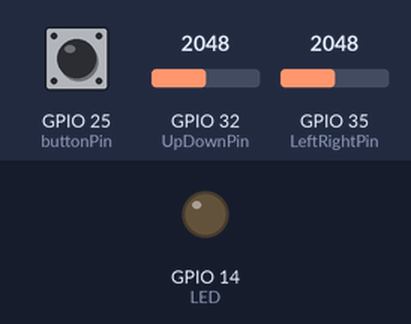
This sketch was run on a simulated ESP32. On the bench: output pins drawn as LEDs (lit = HIGH). The inputs (shaded band) are chosen by the test bench; at power-on: GPIO 25 (buttonPin) LOW, GPIO 32 (UpDownPin) = 2048, GPIO 35 (LeftRightPin) = 2048. WiFi joins after 1.5 s; servers stay silent unless stated; random numbers use the default seed unless the sketch sets one; no MQTT or app messages arrive unless stated; what the sketch prints to the serial monitor is not drawn.

Above: at 2.7 s.
2.8 s: GPIO 25 (buttonPin) pulled HIGH for 0.15 s
At 3.6 s:
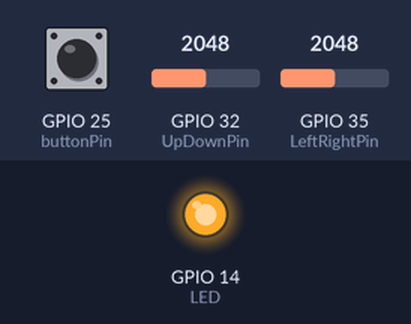
4.4 s: GPIO 32 (UpDownPin) set to 2221
5.9 s: GPIO 32 (UpDownPin) set to 2307
8.3 s: GPIO 25 (buttonPin) pulled HIGH for 1 s
At 8.9 s:
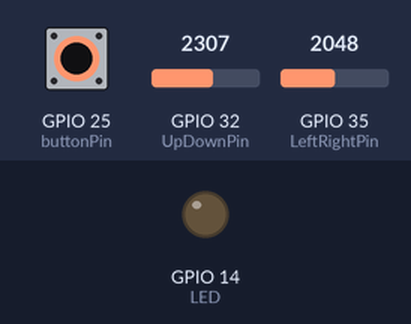
10.8 s: GPIO 25 (buttonPin) pulled HIGH for 3.2 s
At 12.1 s:
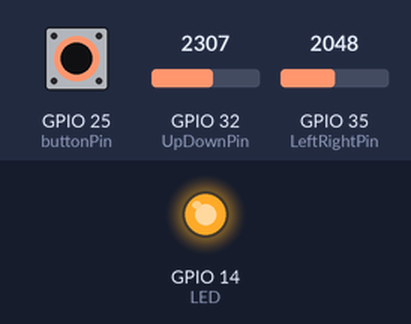
Timing chart, 0 to 13.8 s (numbered marks = the images above; inputs shaded):
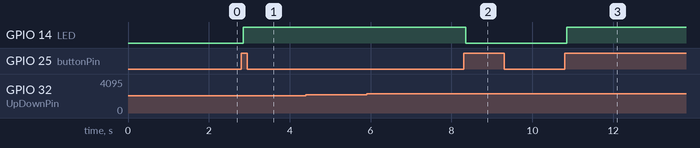

The sketch:

kontroller.ino
```cpp
#include <Wire.h>
#include <WiFi.h>
#include <HTTPClient.h>
#include <UrlEncode.h>
#include <PubSubClient.h>
#include <Adafruit_GPS.h>
#include <HardwareSerial.h>
#include "Prosjekt.h"

/// VARIABLES FOR WIFI-CONNECTION ///

const char* ssid = "Garfield party";
const char* password = "Lasagnalover6969";

/// VARIABLES FOR MQTT COMMUNICATION ///
const char* mqtt_server = "192.168.0.144"; //IP-address of Raspberry Pi

WiFiClient espClient;
PubSubClient client = PubSubClient(espClient);
char msg[50];
int value = 0;

/// VARIABLES FOR DELAY WITH MILLIS ///

uint32_t timer = millis();
const int interval = 500;

/// VARIABLES FOR JOYSTICK ///

const int LeftRightPin = 35; // L/R readings are read on pin 3
const int UpDownPin = 32; // U/D readings are read on pin 4
int MidPointBuffer = 200; // buffer for defining the midpoint on the joystick
int LeftRightMidPoint = 0;
int UpDownMidPoint = 0;
String direction;

/// VARIABLES FOR PUSHBUTTON ///

const int buttonPin = 25;
int buttonState;
int lastButtonState = 0;
unsigned long lastDebounceTime = 0;
unsigned long debounceDelay = 50;
int mode = 0; //changes which mode the controller is in. 1 = joystick, 0 = none
const int LED = 14;

void setup() {
  Serial.begin(115200);
  LeftRightMidPoint = analogRead(LeftRightPin);
  UpDownMidPoint = analogRead(UpDownPin);
  connectWiFi(ssid, password);
  client.setServer(mqtt_server, 1883);
  pinMode(buttonPin, INPUT);
  pinMode(LED, OUTPUT);
}

void loop() {
 int reading = digitalRead(buttonPin);

  if (reading != lastButtonState) {
    lastDebounceTime = millis();
  }

  if ((millis() - lastDebounceTime) > debounceDelay) {
    if (reading != buttonState) {
      buttonState = reading;
      if (buttonState == 1) {
        mode = !mode;
        Serial.println(mode);
      }
    }
  }

  lastButtonState = reading;

  if (mode == 1){
    digitalWrite(LED, HIGH);
    joyStickMode();
  }
  else {
    digitalWrite(LED, LOW);
  }

  if (!client.connected()) {
    reconnectMQTT(client);
  }
  client.loop();
}

void joyStickMode() {
  if (millis() - timer > interval) {
    timer = millis();
  int LeftRight = analogRead(LeftRightPin);
  int UpDown = analogRead(UpDownPin);
  if (UpDown < UpDownMidPoint - MidPointBuffer){
    direction = "backwards";
  }
  else if (UpDown > UpDownMidPoint + MidPointBuffer){
    direction = "forwards";
  }
  else if (LeftRight < LeftRightMidPoint - MidPointBuffer){
    direction = "left";
  }
  else if (LeftRight > LeftRightMidPoint + MidPointBuffer){
    direction = "right";
  }
  else {
    direction = "";
  }
  char directionString[10];
  direction.toCharArray(directionString, 10);
  client.publish("esp32/output", directionString); //converts the direction to a char array and publishes it to "esp32/output"
  Serial.println(direction);
  }
}
```

Prosjekt.cpp
```cpp
#include "Prosjekt.h"
#include <Wire.h>
#include <WiFi.h>
#include <HTTPClient.h>
#include <UrlEncode.h>
#include <PubSubClient.h>
#include <Adafruit_GPS.h>
#include <HardwareSerial.h>

/*
* Connects to WPA2 secured WiFi network
* Note: Blocks until WiFi has successfully connected
* @param const char* ssid: SSID of network to connect to
* @param const char* password: Password of network to connect to
*/
void connectWiFi(const char* ssid, const char* password) { // connect and wait for wifi
  WiFi.begin(ssid, password);
  Serial.println("Connecting");
  while(WiFi.status() != WL_CONNECTED) {
    delay(500);
    Serial.print(".");
  }
  Serial.println("");
  Serial.print("Connected to WiFi network with IP Address: ");
  Serial.println(WiFi.localIP());
}

/*
* Sends WhatsAppMessage via CallMeBot
* @param String& message: the message being sent
* @param String& phoneNumber: phone number of the receiver (with country code)
* @param String apiKey: API key from CallMeBot
*/
void sendWhatsAppMessage(String& message, String& phoneNumber, String& apiKey) {
  // Data to send with HTTP POST
  String url = "https://api.callmebot.com/whatsapp.php?phone=" + phoneNumber + "&apikey=" + apiKey + "&text=" + urlEncode(message);
  HTTPClient http;
  http.begin(url);
  //CallMeBot expects an URL-encoded form
  http.addHeader("Content-Type", "application/x-www-form-urlencoded");
  // Send HTTP POST request
  int httpResponseCode = http.POST(url);
  if (httpResponseCode == 200){
    Serial.print("Message sent successfully");
  }
  else{
    Serial.println("Error sending the message");
    Serial.print("HTTP response code: ");
    Serial.println(httpResponseCode);
  }
}

//void sendWarningMessage(String& message, String& phoneNumber, String& apiKey){
//  sendWhatsAppMessage("Warning! You have reached 80%!", phoneNumber, apiKey);
//}

/*
* A function for reconnecting to MQTT if MQTT connection fails
* Note: Blocks until MQTT has successfully connected
* @param PubSubClient& client: client for PubSubClient class
*/
void reconnectMQTT(PubSubClient& client) {
    while (!client.connected()) {
    Serial.print("Attempting MQTT connection...");
    String clientId = "ESP8266Client-";
    clientId += String(random(0xffff), HEX);
    // Attempt to connect
    if (client.connect(clientId.c_str())) {
      Serial.println("connected");
      // Subscribe
      //client.subscribe("esp32/output");
    } else {
      Serial.print("failed, rc=");
      Serial.print(client.state());
      Serial.println(" try again in 5 seconds");
      // Wait 5 seconds before retrying
      delay(5000);
    }
  }
}

/*
* Transmits the variable kjoremodus to Zumo32u4 via I2C communication using the wire-library.
* Note: This function must have a period of about 500 ms between each time it is called.
* @param byte zumoaddress: Adress of the Zumo32u4
* @param byte kjøremodus: Variable which stores the driving direction
*/
void wireTransmit(byte zumoaddress, byte kjoremodus) {
    Wire.beginTransmission(zumoaddress);
    Wire.write(kjoremodus);
    Wire.endTransmission();
}
```

Prosjekt.h
```cpp
#ifndef Prosjekt_h
#define Prosjekt_h

#include "Arduino.h"
#include <PubSubClient.h>

  void connectWiFi(const char* ssid, const char* password);
  void sendWhatsAppMessage(String& message, String& phoneNumber, String& apiKey);
  void reconnectMQTT(PubSubClient& client);
  void wireTransmit(byte zumoaddress, byte kjoremodus);

#endif
```

Measured:
- after the input at 2.8 s, GPIO 14 (LED): LOW → HIGH after 0.05 s
- after the input at 4.4 s, every drawn part: stays the same
- after the input at 5.9 s, every drawn part: stays the same
- after the input at 8.3 s, GPIO 14 (LED): HIGH → LOW after 0.05 s
- after the input at 10.8 s, GPIO 14 (LED): LOW → HIGH after 0.05 s
